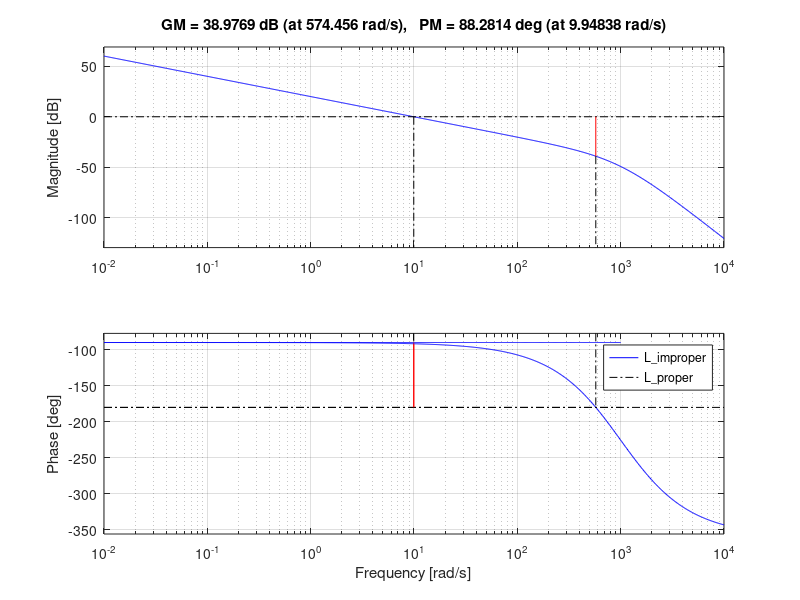
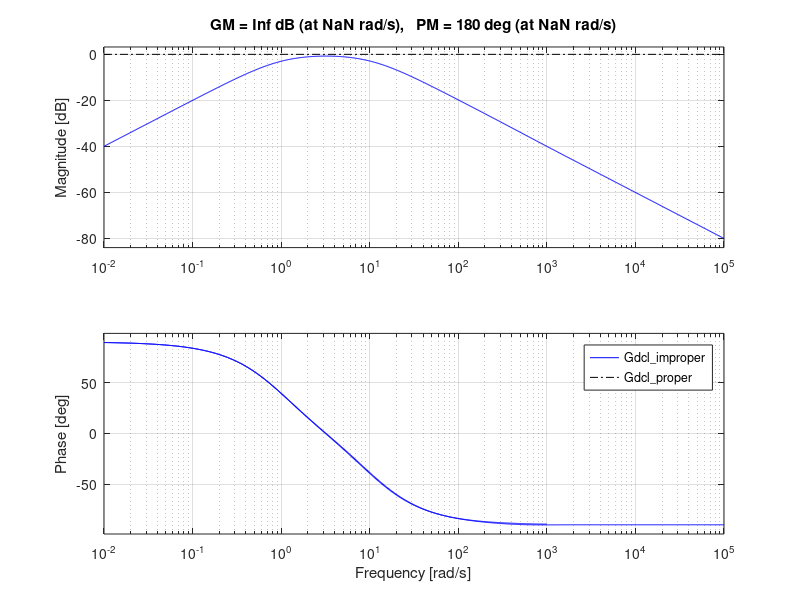

MATLAB code to generate these figures, in order: (Note: this script raises an error after producing the figures.)
clear; 
close all; 
clc;
s = tf('s');
G = 20/((s+1)*((s/20)^2+s/20+1));
Gd = 10/(s+1);
[~,~,~,wc] = margin(Gd);
G1 =wc/s;
%% Improper Controller
Fy_improper = G1*G^-1;
% Loop Gain
L_improper = G*Fy_improper;
% close loop transfer function of d to y
Gdcl_improper = Gd / (1+L_improper);
%% Proper Controller 
% Add 3 poles at least in order to make the Fy proper and ensure that the Bode plot and step plot of closed loop tf remains the same
%% Observation: Take three poles at least at 50*Wc
p1 = 100*wc;
p2 = 100*wc;
p3 = 100*wc;
Fy_proper = Fy_improper * tf(1,[1/p1,1])* tf(1,[1/p2,1])* tf(1,[1/p3,1]);
% Loop Gain
L_proper = G*Fy_proper;
% close loop transfer function of d to y
Gdcl_proper = Gd / (1+L_proper);
%% Plotting
% make sure L is approximately equal to G1
figure(1)
margin(L_improper)
hold on 
margin(L_proper)
hold off
legend('L\_improper','L\_proper')
% make sure bode plot remains the same when ?
figure(2)
margin(Gdcl_improper)
hold on 
margin(Gdcl_proper)
hold off
legend('Gdcl\_improper','Gdcl\_proper')
% make sure step plot remains the same
figure(3)
stepplot(Gdcl_improper)
hold on 
stepplot(Gdcl_proper)
hold off
legend('Gdcl\_improper','Gdcl\_proper')
grid on